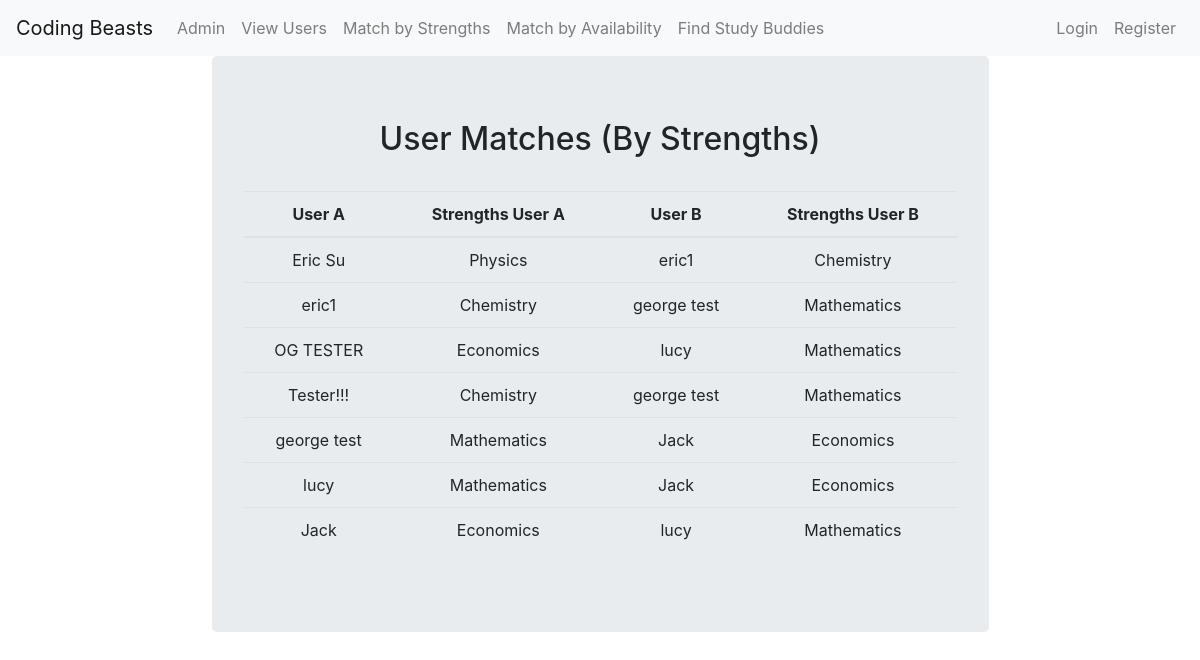
The page /matches/strengths/ on the database as committed earlier.
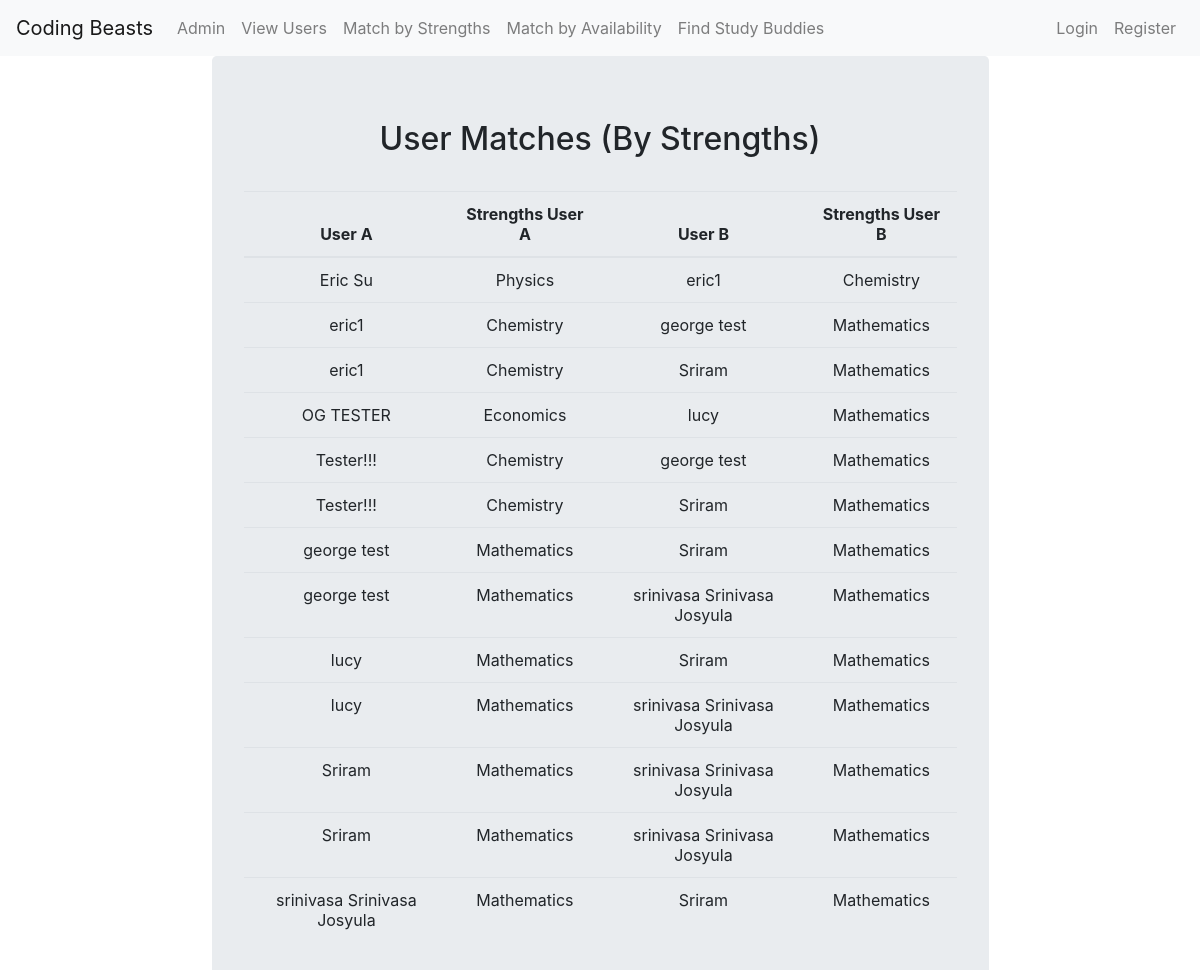
The same page on the database as committed later.
### sbuddy/models.py (models this page shows, shortened)
class Profile(models.Model):
    STRENGTH_CHOICES = (
        ('--------', '--------'),
        ('Mathematics','Mathematics'),
        ('Chemistry','Chemistry'),
        ('Physics','Physics'),
        ('Computer Science','Computer Science'),
        ('Economics','Economics'),
        )
    SCHEDULE_CHOICES = [
        ("Monday Morning", "Monday Morning"),
        ("Monday Afternoon", "Monday Afternoon"),
        ("Tuesday Morning", "Tuesday Morning"),
        ("Tuesday Afternoon", "Tuesday Afternoon"),
        ("Wednesday Morning", "Wednesday Morning"),
        ("Wednesday Afternoon", "Wednesday Afternoon"),
        ("Thursday Morning", "Thursday Morning"),
        ("Thursday Afternoon", "Thursday Afternoon"),
        ("Friday Morning", "Friday Morning"),
        ("Friday Afternoon", "Friday Afternoon"),
    ]
    user = models.OneToOneField(User, on_delete=models.CASCADE)
    image = models.ImageField(default='default.jpg', upload_to='profile_pics')
    name = models.CharField(max_length=100, blank=False, default='')
    meetingURL = models.CharField(max_length=100, blank=False, default='')
    strengths = models.CharField(
        max_length=255,
        choices=STRENGTH_CHOICES,
        default='')
    weaknesses = models.CharField(
        max_length=255,
        choices=STRENGTH_CHOICES,
        default='')
    availability = models.CharField(
        max_length=50,
        choices=SCHEDULE_CHOICES,
        default='Monday Morning',
    )
    phone_number = models.CharField(max_length=20)

### sbuddy/views.py (the view)
# urls.py: path('matches/strengths/', views.match_users_by_strengths, name="match_strengths"),
def match_users_by_strengths(request):
    users = Profile.objects.all()
    matches = []
    for user_a in users:
        strengths_a = user_a.strengths.split(',')
        for user_b in users:
            if user_b.name != user_a.name:
                weak_b = user_b.weaknesses.split(',')
                if do_items_match(strengths_a, weak_b):
                    match = (user_a, user_b)
                    matches.append(match)
    return render(request, 'sbuddy/matches.html', {'matches': matches})

### sbuddy/views.py (called while the page is built)
def do_items_match(a, b):
    for item in a:
        for itemB in b:
            if item.lower() == itemB.lower():
                return True
    return False

### sbuddy/templates/sbuddy/matches.html (shortened to what this page needs)
{% extends 'sbuddy/base.html' %}
{% load bootstrap4 %}
{% block content %}
<body>
    <div class="form jumbotron mid">
        <h2 class="text-center" style="padding-bottom:25px"> User Matches (By Strengths) </h2>
        <table class="table">
            <thead>
                <tr>
                <th class="text-center">User A</th>
                <th class="text-center">Strengths User A</th>
                <th class="text-center">User B</th>
                <th class="text-center">Strengths User B</th>
                </tr>
            </thead>
            <tbody>
                {% for match in matches %}
                <tr>
                    <td class="text-center">{{ match.0.name }}</td>
                    <td class="text-center">{{ match.0.strengths }}</td>
                    <td class="text-center">{{ match.1.name }}</td>
                    <td class="text-center">{{ match.1.strengths }}</td>
                </tr>
                {% endfor %}
            </tbody>
        </table>
    </div>
</body>
</head>
{% endblock %}

Rows that differ between the two databases and show on the page:
removed Profile: name "Jack", strengths "Economics", name "lucy", strengths "Mathematics"
now on one of the page's lists (row unchanged): Profile: name "eric1", strengths "Chemistry", name "Sriram", strengths "Mathematics"
now on one of the page's lists (row unchanged): Profile: name "Tester!!!", strengths "Chemistry", name "Sriram", strengths "Mathematics"
now on one of the page's lists (row unchanged): Profile: name "george test", strengths "Mathematics", name "srinivasa Srinivasa Josyula"
computed for Profile (number 5 of 9 on the later page): name "Jack" → "Sriram"; strengths "Economics" → "Mathematics"
now on one of the page's lists (row unchanged): Profile: name "lucy", strengths "Mathematics", name "srinivasa Srinivasa Josyula"
computed for Profile (number 6 of 9 on the later page): name "Jack" → "Sriram"; strengths "Economics" → "Mathematics"
added Profile: name "Sriram", strengths "Mathematics", name "srinivasa Srinivasa Josyula"
added Profile: name "Sriram", strengths "Mathematics", name "srinivasa Srinivasa Josyula"
added Profile: name "srinivasa Srinivasa Josyula", strengths "Mathematics", name "Sriram"
